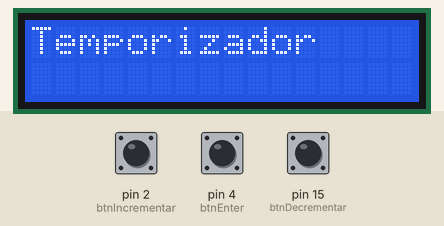
Simulated run of this sketch. Board: Arduino Mega 2560, built with avr-gcc and run on an emulated ATmega2560. Shown: 16×2 character LCD. The inputs (shaded band) are chosen by the test bench; at power-on: pin 4 (btnEnter) LOW, pin 2 (btnIncrementar) LOW, pin 15 (btnDecrementar) LOW. What the sketch prints to the serial monitor is not drawn.

Above: at 1.7 s.
1.8 s: pin 4 (btnEnter) pulled HIGH for 0.15 s
At 3.3 s:
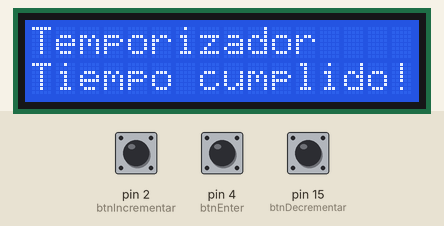
3.6 s: pin 2 (btnIncrementar) pulled HIGH for 0.15 s
At 4.7 s:
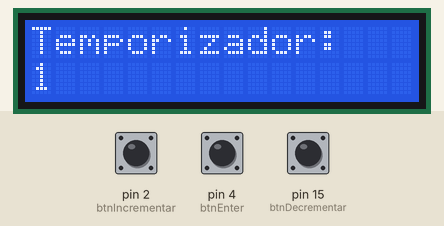
5.2 s: pin 4 (btnEnter) pulled HIGH for 1 s
At 8.1 s:
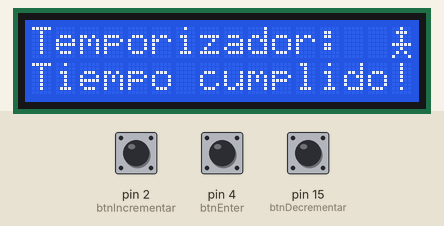
8.9 s: pin 15 (btnDecrementar) pulled HIGH for 0.15 s
At 9.9 s:
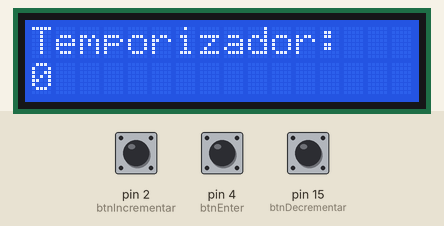
Timing chart, 0 to 11.5 s (numbered marks = the images above; inputs shaded):
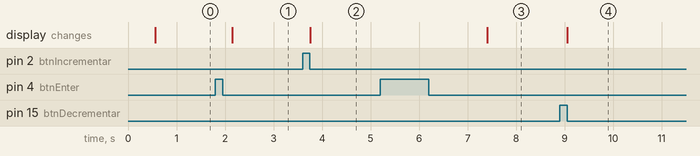

Measured:
- after the input at 1.8 s, the display: changes after 0.35 s (image 1)
- after the input at 3.6 s, the display: changes after 0.15 s (image 2)
- after the input at 5.2 s, the display: first changes after 2.2 s (image 3 shows a later state)
- after the input at 8.9 s, the display: changes after 0.15 s (image 4)

The sketch:

004Temporizador.ino
```cpp
#include <LiquidCrystal.h>

LiquidCrystal pantalla(22, 19, 23, 18, 5, 17);
byte btnIncrementar = 2;
byte btnDecrementar = 15;
byte btnEnter = 4;

int valor = 0;
bool cronometroEnMarcha = false;

// Definición de los caracteres personalizados para la animación
byte estado1[8] = {
  B00100,
  B01110,
  B00100,
  B00100,
  B11111,
  B00100,
  B01010,
  B10001
};

// byte estado1[8] = {
//   B00100,
//   B01110,
//   B00100,
//   B10101,
//   B01110,
//   B00100,
//   B01010,
//   B10001
// };


byte estado2[8] = {
  B00100,
  B01110,
  B10101,
  B01110,
  B00100,
  B01010,
  B10001,
  B00000
};

// byte estado2[8] = {
//   B00100,
//   B01110,
//   B00100,
//   B10101,
//   B01110,
//   B01010,
//   B10001,
//   B00000
// };

void setup() {
  Serial.begin(9600);
  delay(500);
  pantalla.begin(16, 2);
  pantalla.print("Temporizador");

  pinMode(btnIncrementar, INPUT);
  pinMode(btnDecrementar, INPUT);
  pinMode(btnEnter, INPUT);

  // Cargar los caracteres personalizados en el LCD
  pantalla.createChar(0, estado1);
  pantalla.createChar(1, estado2);
}

void loop() {
  if (digitalRead(btnEnter) == HIGH) {
    while(digitalRead(btnEnter) == HIGH){}
    Serial.println("Se presionó enter");
    cronometroEnMarcha = !cronometroEnMarcha;
    delay(200); // Añadir un pequeño retraso para evitar múltiples lecturas rápidas
  }
  if (!cronometroEnMarcha) {
    if (digitalRead(btnIncrementar) == HIGH) {
      while(digitalRead(btnIncrementar) == HIGH){}
      valor++;
      actualizarPantalla();
      delay(200); // Añadir un pequeño retraso para evitar múltiples incrementos rápidos
    } else if (digitalRead(btnDecrementar) == HIGH) {
      while(digitalRead(btnDecrementar) == HIGH){}
      if (valor > 0) valor--; // Evitar que el valor sea negativo
      actualizarPantalla();
      delay(200); // Añadir un pequeño retraso para evitar múltiples decrementos rápidos
    }

  } else {
    if (valor > 0) {
      delay(1000); // Esperar un segundo
      valor--;
      actualizarPantalla();
      mostrarAnimacion();
    } else {
      cronometroEnMarcha = false;
      pantalla.setCursor(0, 1);
      pantalla.print("Tiempo cumplido!");
    }
  }
}

void actualizarPantalla() {
  pantalla.clear();
  pantalla.setCursor(0, 0);
  pantalla.print("Temporizador:");
  pantalla.setCursor(0, 1);
  pantalla.print(valor);
}

// Función para mostrar la animación
void mostrarAnimacion() {
  static int frame = 0;
  pantalla.setCursor(15, 0); // Ubicar en el borde derecho de la primera línea
  pantalla.write(frame); // Mostrar el frame actual de la animación
  frame = (frame + 1) % 2; // Cambiar al siguiente frame (0 o 1)
}
```
